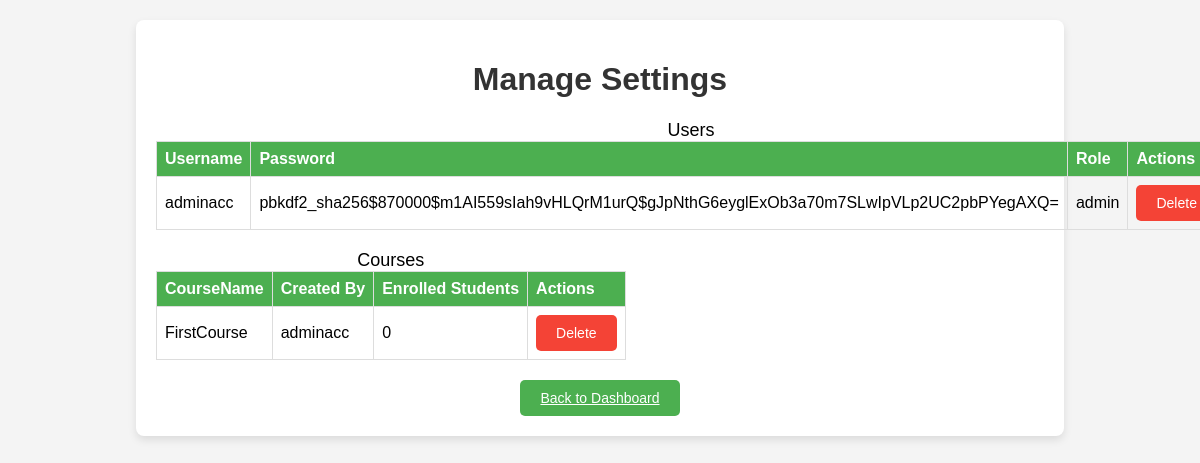
The page /dashboard/user_settings/ on the database its author committed.
### authapp/models.py (models this page shows, shortened)
class CustomUser(AbstractUser):
    ROLE_CHOICES = (
        ('admin', 'Admin'),
        ('teacher', 'Teacher'),
        ('student', 'Student'),
    )
    role = models.CharField(max_length=10, choices=ROLE_CHOICES, default='student')

### dashboardapp/models.py (models this page shows, shortened)
class Course(models.Model):
    coursename = models.CharField(max_length=10, unique=True)
    coursedesc = models.CharField(max_length=300)
    createdby = models.CharField(max_length=100)
    totalstudents = models.IntegerField(default=0)

### dashboardapp/views.py (the view)
# urls.py: path('user_settings/', views.user_settings_view, name='user_settings'),
def user_settings_view(request ):
     users = CustomUser.objects.exclude(pk=request.user.pk) # Except self all other users
     courses= Course.objects.all()
     return render(request, 'usersettings.html', {'users': users, 'courses':courses})

### dashboardapp/templates/usersettings.html (shortened to what this page needs)
<!DOCTYPE html>
<html lang="en">
<head>
</head>
<body>
    <div class="settings-container">
        <h1>Manage Settings</h1>
        <table>
            <caption>Users</caption>
            <thead>
                <tr>
                    <th>Username</th>
                    <th>Password</th>
                    <th>Role</th>
                    <th>Actions</th>
                </tr>
            </thead>
            <tbody>
                {% for user in users %}
                <tr>
                    <td>{{ user.username }}</td>
                    <td>{{ user.password }}</td>
                    <td>{{ user.role }}</td>
                    <td>
                        <form action="{% url 'dashboardapp:delete_user' user.id %}" method="POST">
                            <button type="submit" class="btn btn-delete">Delete</button>
                        </form>
                    </td>
                </tr>
                {% endfor %}
            </tbody>
        </table>
        <table>
            <caption>Courses</caption>
            <thead>
                <tr>
                    <th>CourseName</th>
                    <th>Created By</th>
                    <th>Enrolled Students</th>
                    <th>Actions</th>
                </tr>
            </thead>
            <tbody>
                {% for course in courses %}
                <tr>
                    <td>{{ course.coursename }}</td>
                    <td>{{ course.createdby }}</td>
                    <td>{{ course.totalstudents }}</td>
                    <td>
                        <form action="{% url 'dashboardapp:delete_course' course.id %}" method="POST">
                            <button type="submit" class="btn btn-delete">Delete</button>
                        </form>
                    </td>
                </tr>
                {% endfor %}
            </tbody>
        </table>
        <a href="{% url 'dashboardapp:dashboard' %}" class="btn btn-back">Back to Dashboard</a>
    </div>
</body>
</html>

### dashboardapp/templates/usersettings.html (style rules this page uses)
body { font-family: Arial, sans-serif; margin: 0; padding: 0; background-color: #f4f4f4; display: flex; flex-direction: column; align-items: center; padding: 20px; }
.settings-container { background-color: #ffffff; border-radius: 8px; box-shadow: 0 4px 8px rgba(0, 0, 0, 0.1); width: 80%; max-width: fit-content; padding: 20px; box-sizing: border-box; text-align: center; }
h1 { text-align: center; color: #333333; }
table { width: 100%; border-collapse: collapse; margin-top: 20px; width: fit-content; align-items: center; text-align: center; }
th, td { border: 1px solid #dddddd; padding: 8px; text-align: left; overflow-wrap: normal; text-overflow: clip; max-width: fit-content; }
th { background-color: #4caf50; color: white; }
.btn { padding: 10px 20px; font-size: 14px; border-radius: 5px; cursor: pointer; border: none; transition: background-color 0.3s ease; }
.btn-delete { background-color: #f44336; color: white; }
.btn-back { background-color: #4caf50; color: white; margin-top: 20px; display: inline-block; }
caption { font-size: large; }

### rows shown on the page
CustomUser: username "adminacc", password "pbkdf2_sha256$870000$m1AI559sIah9vHLQrM1urQ$gJpNthG6eyglExOb3a70m7SLwIpVLp2UC2pbPYegAXQ=", role "admin"
Course: coursename "FirstCourse", createdby "adminacc", totalstudents "0"
